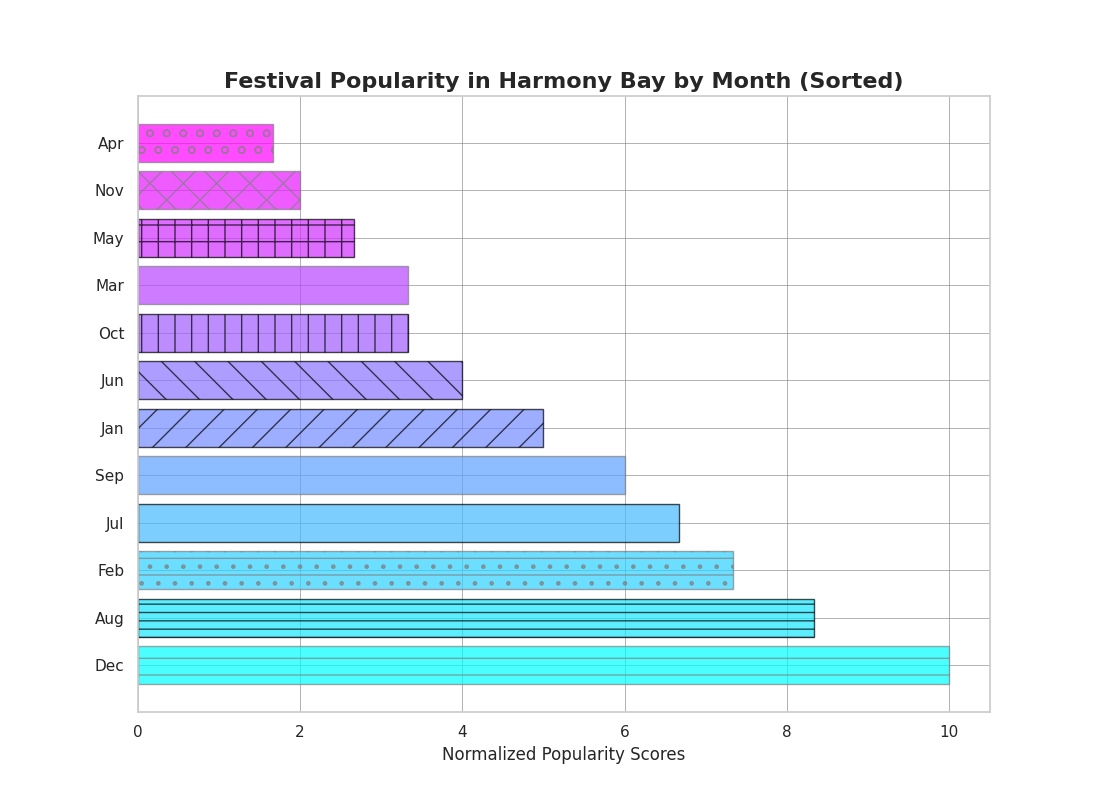

Here is the Python script that generated this plot:
import numpy as np
import matplotlib.pyplot as plt

months = np.array(['Jan', 'Feb', 'Mar', 'Apr', 'May', 'Jun', 'Jul', 'Aug', 'Sep', 'Oct', 'Nov', 'Dec'])
popularity_scores = np.array([15, 22, 10, 5, 8, 12, 20, 25, 18, 10, 6, 30])

sorted_indices = np.argsort(popularity_scores)[::-1]
sorted_months = months[sorted_indices]
sorted_popularity_scores = popularity_scores[sorted_indices]

max_radius = 10
radii = sorted_popularity_scores / sorted_popularity_scores.max() * max_radius

plt.figure(figsize=(11, 8))

# Randomly shuffle color and pattern variations
colors = plt.cm.cool(np.linspace(0, 1, len(months)))
patterns = ['-', '--', '-.', ':', '', '/', '\\', '|', '_', '+', 'x', 'o']

# Bar chart with varied styles
for i, (month, radius) in enumerate(zip(sorted_months, radii)):
    plt.barh(month, radius, color=colors[i], edgecolor=np.random.choice(['gray', 'black']),
             hatch=patterns[i % len(patterns)], alpha=0.7)

# Customize other elements with random styles
plt.xlabel('Normalized Popularity Scores')
plt.title("Festival Popularity in Harmony Bay by Month (Sorted)", fontsize=16, fontweight='bold')
plt.grid(visible=np.random.choice([True, False]), color='grey', linestyle=np.random.choice(['-', '--', ':']), linewidth=0.7, alpha=0.6)

plt.show()
